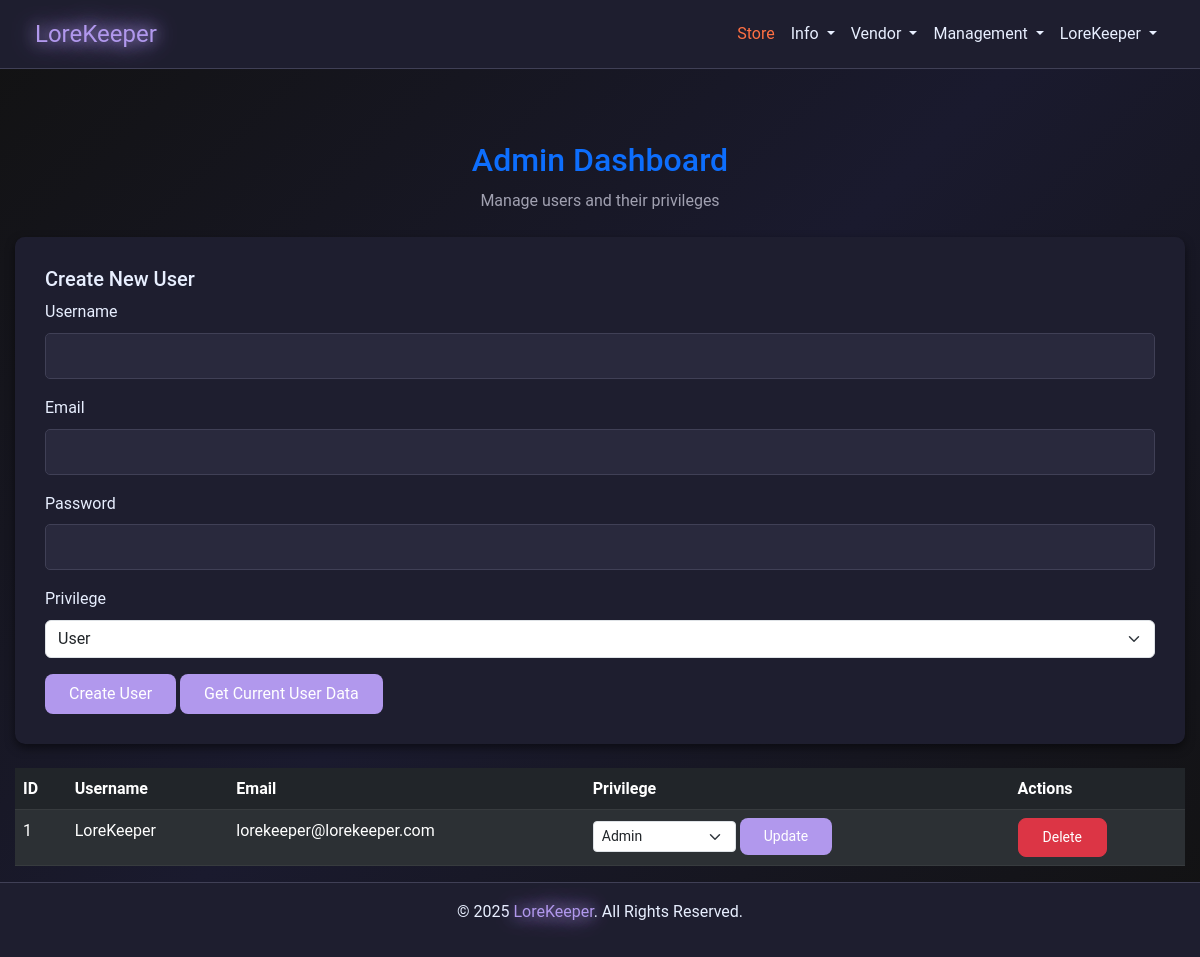
Page /admin (signed in) on the earlier database version.
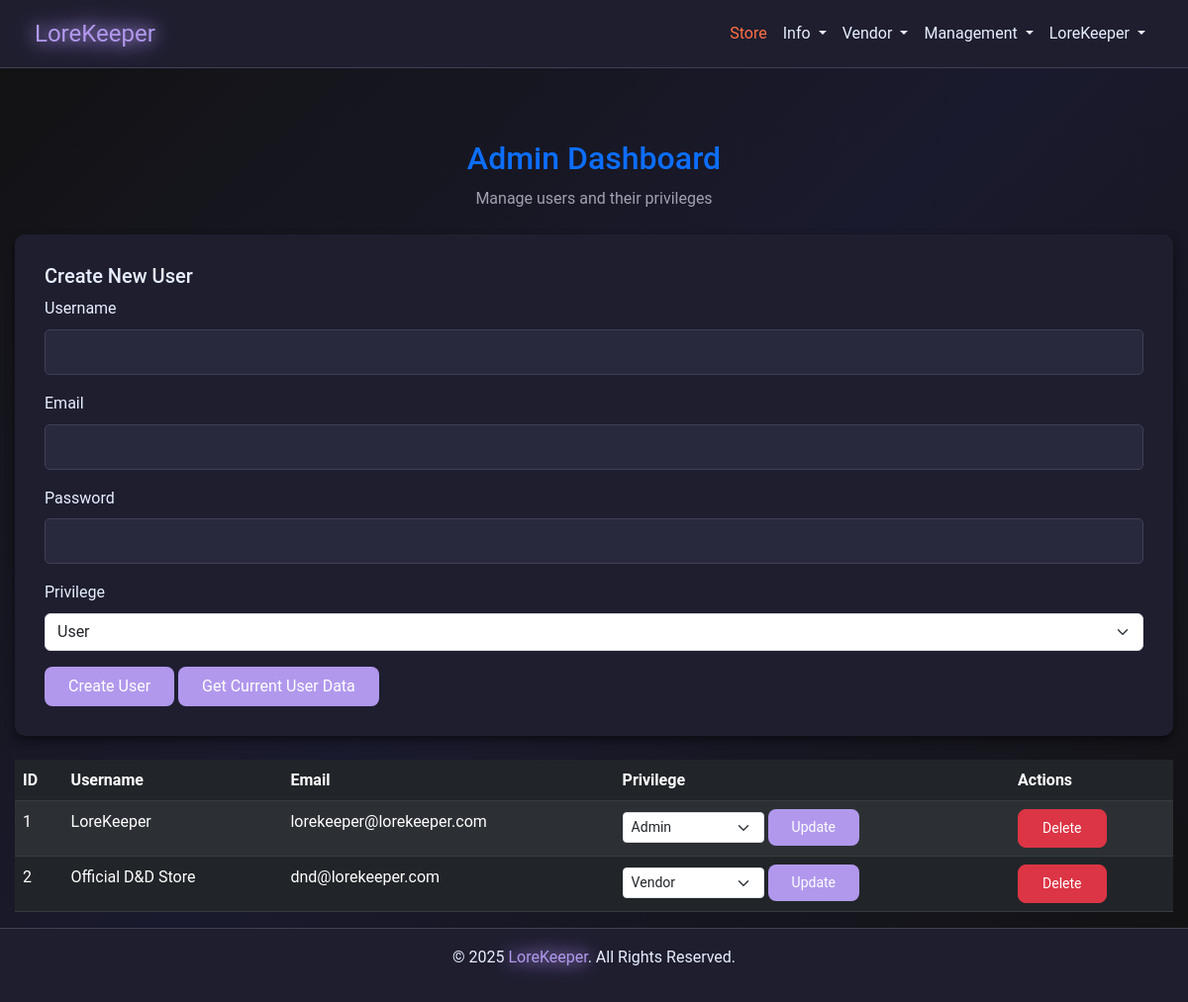
Same page on the later database version.
### models.py (models this page shows)
class User(db.Model):
    __tablename__ = 'users'
    id = db.Column(db.Integer, primary_key=True)
    username = db.Column(db.String(64), nullable=False)
    email = db.Column(db.String(128), unique=True, nullable=False)
    password = db.Column(db.String(128), nullable=False)
    privilege_id = db.Column(
        db.Integer, db.ForeignKey('privileges.id'), default=1)
    created_at = db.Column(db.DateTime, default=datetime.utcnow)
    purchases = db.relationship('Purchase', backref='user', lazy=True)
    subscriptions = db.relationship('Subscription', backref='user', lazy=True)
    receipts = db.relationship('Receipt', backref='user', lazy=True)
    balance = db.Column(db.Float, default=0)
    pending_balance = db.Column(db.Float, default=0)

class Privilege(db.Model):
    __tablename__ = 'privileges'
    id = db.Column(db.Integer, primary_key=True)
    name = db.Column(db.String(64), nullable=False, unique=True)
    description = db.Column(db.String(256))

### app.py (the view, shortened to what this page needs)
@app.route("/admin", methods=["GET", "POST"])
def admin_dashboard():
    if session.get("privilege_id") != 999:  # Assuming 2 is Admin privilege ID
        flash("Access denied! Admins only.", "danger")
        return redirect(url_for("home"))
    users = User.query.all()
    privileges = Privilege.query.all()
    return render_template("admin.html", users=users, privileges=privileges)

### app.py (called while the page is built)
@app.before_request
def before_request():
    try:
        if session.get("user_id"):
            session.permanent = True
        else:
            getCookie()
    except Exception:
        session.clear()

### templates/admin.html (shortened to what this page needs)
{% extends "nav_footer_template.html" %}
{% block content %}
<div class="container mt-5">
  <h2 class="text-center text-primary">Admin Dashboard</h2>
  <p class="text-center text-muted">Manage users and their privileges</p>
  <div class="card my-4">
    <div class="card-body">
      <h5 class="card-title">Create New User</h5>
      <form method="POST" action="{{ url_for('admin_dashboard') }}">
        <div class="mb-3">
          <label for="username" class="form-label">Username</label>
          <input type="text" class="form-control" id="username" name="username" required>
        </div>
        <div class="mb-3">
          <label for="email" class="form-label">Email</label>
          <input type="email" class="form-control" id="email" name="email" required>
        </div>
        <div class="mb-3">
          <label for="password" class="form-label">Password</label>
          <input type="password" class="form-control" id="password" name="password" required>
        </div>
        <div class="mb-3">
          <label for="privilege_id" class="form-label">Privilege</label>
          <select class="form-select" id="privilege_id" name="privilege_id">
            {% for privilege in privileges %}
            <option value="{{ privilege.id }}">{{ privilege.name }}</option>
            {% endfor %}
          </select>
        </div>
        <button type="submit" name="create_user" class="btn btn-primary">Create User</button>
        <button type="button" name="get_userdata" class="btn btn-primary" id="get_userdata">Get Current User Data</button>
      </form>
    </div>
  </div>
  <table class="table table-dark table-striped">
    <thead>
      <tr>
        <th>ID</th>
        <th>Username</th>
        <th>Email</th>
        <th>Privilege</th>
        <th>Actions</th>
      </tr>
    </thead>
    <tbody>
      {% for user in users %}
      <tr>
        <td>{{ user.id }}</td>
        <td>{{ user.username }}</td>
        <td>{{ user.email }}</td>
        <td>
          <form method="POST" action="{{ url_for('update_user', user_id=user.id) }}" class="d-inline">
            <select name="privilege_id" class="form-select form-select-sm d-inline w-auto">
              {% for privilege in privileges %}
              <option value="{{ privilege.id }}" {% if privilege.id == user.privilege_id %}selected{% endif %}>
                {{ privilege.name }}
              </option>
              {% endfor %}
            </select>
            <button type="submit" class="btn btn-sm btn-primary">Update</button>
          </form>
        </td>
        <td>
          <form method="POST" action="{{ url_for('delete_user', user_id=user.id) }}" class="d-inline">
            <button type="submit" class="btn btn-sm btn-danger">Delete</button>
          </form>
        </td>
      </tr>
      {% endfor %}
    </tbody>
  </table>
</div>
{% endblock %}

Differences in the rows shown:
added User: id "2", username "Official D&D Store", email "dnd@lorekeeper.com", privilege_id "Vendor"
